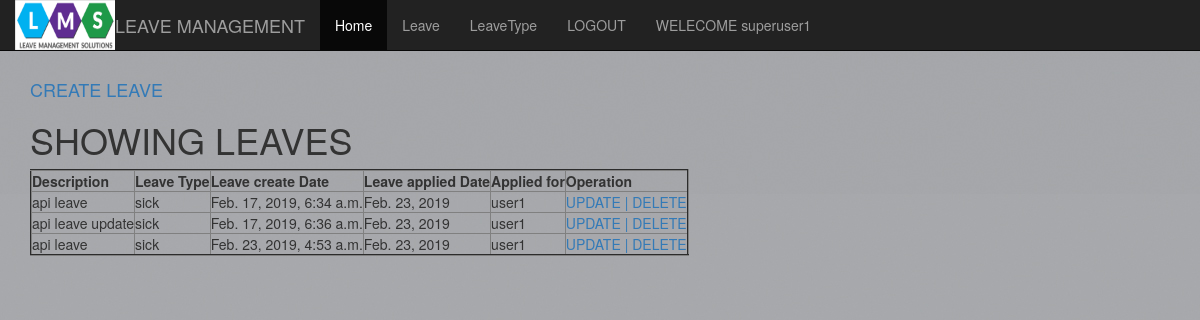
Screenshot of /leaves/ (signed in) with the database file from the repository.
### main/models.py (models this page shows)
class User(AbstractUser):
	user_types=[('e',"Employee"),('m',"Manager")]
	phone=models.CharField(max_length=10)
	type=models.CharField(choices=user_types, max_length=1)

class Leave(models.Model):
	desc=models.TextField(blank=True, null=True)
	type=models.ForeignKey(LeaveType, on_delete=models.PROTECT)
	date=models.DateTimeField(default=datetime.now)
	leavedate=models.DateField()
	user=models.ForeignKey(User, on_delete=models.PROTECT)

class LeaveType(models.Model):
	name=models.CharField(max_length=250)
	count=models.IntegerField()
	pic=models.FileField(blank=True, null=True)
	def __str__(self):
		return self.name

### main/templates/main/leave_list.html
{% extends 'main/index.html'%}
{% block content%}
	<h4><a href="/leave_create/">CREATE LEAVE</a></h4>
	<h1> SHOWING LEAVES</h1>
	<table border="2">
		<tr>
			<th>Description</th>
			<th>Leave Type</th>
			<th>Leave create Date</th>
			<th>Leave applied Date</th>
			<th>Applied for</th>
			<th>Operation</th>
		</tr>
		{% for obj in object_list %}
			<tr>
				<td>{{ obj.desc }}</td>
				<td>{{ obj.type }}</td>
				<td>{{ obj.date }}</td>
				<td>{{ obj.leavedate }}</td>
				<td>{{ obj.user }}</td>
				<td>
					<a href="/leave_update/{{ obj.id }}">UPDATE |</a>
					<a href="/leave_delete/{{ obj.id }}">DELETE</a>
				</td>
			</tr>
		{% endfor %}
	</table>
{% endblock %}

### main/templates/main/index.html (shortened to what this page needs)
{%extends 'main/home.html'%}
{% block menu%}
		{{  block.super }}
      <li><a href="/leaves">Leave</a></li>
      {% if request.user.is_superuser%}
      <li><a href="/leavetypes">LeaveType</a></li>
      {% endif %}
       <li><a href="/logout">LOGOUT</a></li>
       {% if request.user.is_authenticated %}
       <li><a href="">WELECOME {{request.user.username}}</a></li>
       {% endif %}
{% endblock %}

### main/templates/main/home.html (shortened to what this page needs)
<!DOCTYPE html>
<html lang="en">
<head>
  {% load static %}
  <link rel="stylesheet" href="https://maxcdn.bootstrapcdn.com/bootstrap/3.4.0/css/bootstrap.min.css">
  <link rel="stylesheet" type="text/css" href="{% static '/main/css/main.css'%}">
</head>
<body style="height:1500px" background="{% static '/main/images/bg.jpeg' %}">
<nav class="navbar navbar-inverse navbar-fixed-top">
  <div class="container-fluid">
    <div class="navbar-header">
      <img src="{% static '/main/images/logo.png' %}" width=100 height=50>
    </div>
    <div class="navbar-header">
      <a class="navbar-brand" href="/">LEAVE MANAGEMENT</a>
    </div>
    <ul class="nav navbar-nav">
      {% block menu%}
      <li class="active"><a href="/">Home</a></li>
      {% endblock %}
    </ul>
  </div>
</nav>
<div class="container" style="margin-top:50px">
  <br>
  {% block content %}{% endblock %}
</div>
</body>
</html>

### rows the page displays
User: user.username "superuser1"
Leave: desc "api leave", type "sick", date "Feb. 17, 2019, 6:34 a.m.", leavedate "Feb. 23, 2019", user "user1"
Leave: desc "api leave update", type "sick", date "Feb. 17, 2019, 6:36 a.m.", leavedate "Feb. 23, 2019", user "user1"
Leave: desc "api leave", type "sick", date "Feb. 23, 2019, 4:53 a.m.", leavedate "Feb. 23, 2019", user "user1"
